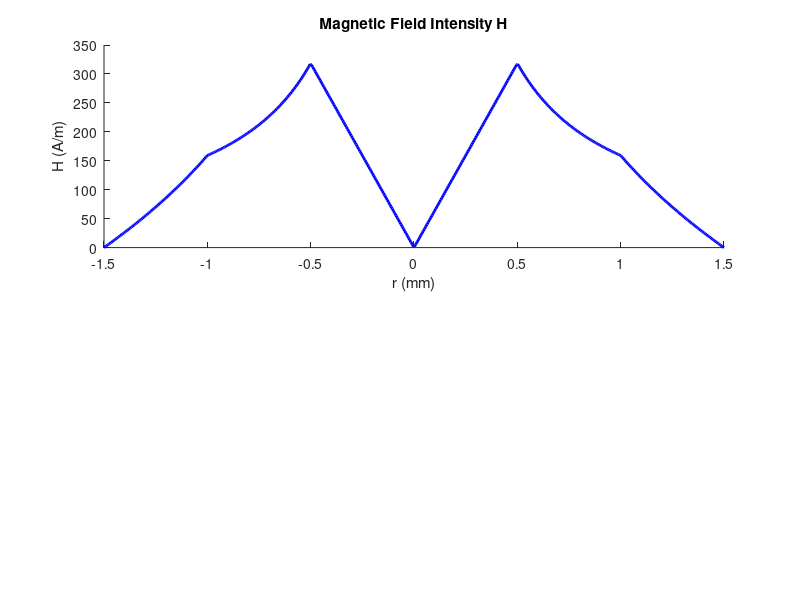

MATLAB code to generate this figure: (Note: this script raises an error after producing the figure.)
clc;
clear;
close all;

% Parameters
a = 0.5e-3; % Inner conductor radius (meters)
b = 1e-3; % Inner conductor outer radius (meters)
c = 1.5e-3; % Outer conductor outer radius (meters)
I = 1; % Current (amperes)
adj = 2.2;
mu0 = 4 * pi * 1e-7; % Permeability of free space (H/m)
mur = 4 + adj; % Relative permeability
mu = mu0 * mur; % Material permeability (H/m)

% Define r range for theoretical calculation
r_theory = linspace(-c, c, 500);

% Pre-allocate arrays
H_theory = zeros(size(r_theory));
B_theory = zeros(size(r_theory));

% Calculate theoretical H and B
for i = 1:length(r_theory)
    r = abs(r_theory(i));
    if r < a
        H_theory(i) = (I * r) / (2 * pi * a^2);
        B_theory(i) = mu0 * H_theory(i);
    elseif r >= a && r <= b
        H_theory(i) = I / (2 * pi * r);
        B_theory(i) = mu * H_theory(i);
    elseif r > b && r <= c
        H_theory(i) = (I * (c^2 - r^2)) / (2 * pi * r * (c^2 - b^2));
        B_theory(i) = mu0 * H_theory(i);
    else
        H_theory(i) = 0;
        B_theory(i) = 0;
    end
end

% Plotting
figure;

% Plot H
subplot(2, 1, 1);
hold on;
plot(r_theory * 1e3, H_theory, 'b', 'LineWidth', 2);
xlabel('r (mm)');
ylabel('H (A/m)');
title('Magnetic Field Intensity H');

% Read and plot simulation data for H
file_path_H = 'D:\Desktop\电磁场与电磁波第二次仿真\sim3H.txt';
data_H = importdata(file_path_H);
r_sim_H = data_H.data(:, 1) * 1e-3; % Convert r values from mm to meters
H_sim = data_H.data(:, 2);
scatter(r_sim_H * 1e3, H_sim, 'r');
grid on;
legend('Theoretical Calculation', 'Simulation Data');
hold off;

% Plot B
subplot(2, 1, 2);
hold on;
plot(r_theory * 1e3, B_theory, 'b', 'LineWidth', 2);
xlabel('r (mm)');
ylabel('B (T)');
title('Magnetic Induction B');

% Read and plot simulation data for B
file_path_B = 'D:\Desktop\电磁场与电磁波第二次仿真\sim3B.txt';
data_B = importdata(file_path_B);
r_sim_B = data_B.data(:, 1) * 1e-3; % Convert r values from mm to meters
B_sim = data_B.data(:, 2);
scatter(r_sim_B * 1e3, B_sim, 'r');
grid on;
legend('Theoretical Calculation', 'Simulation Data');
hold off;
